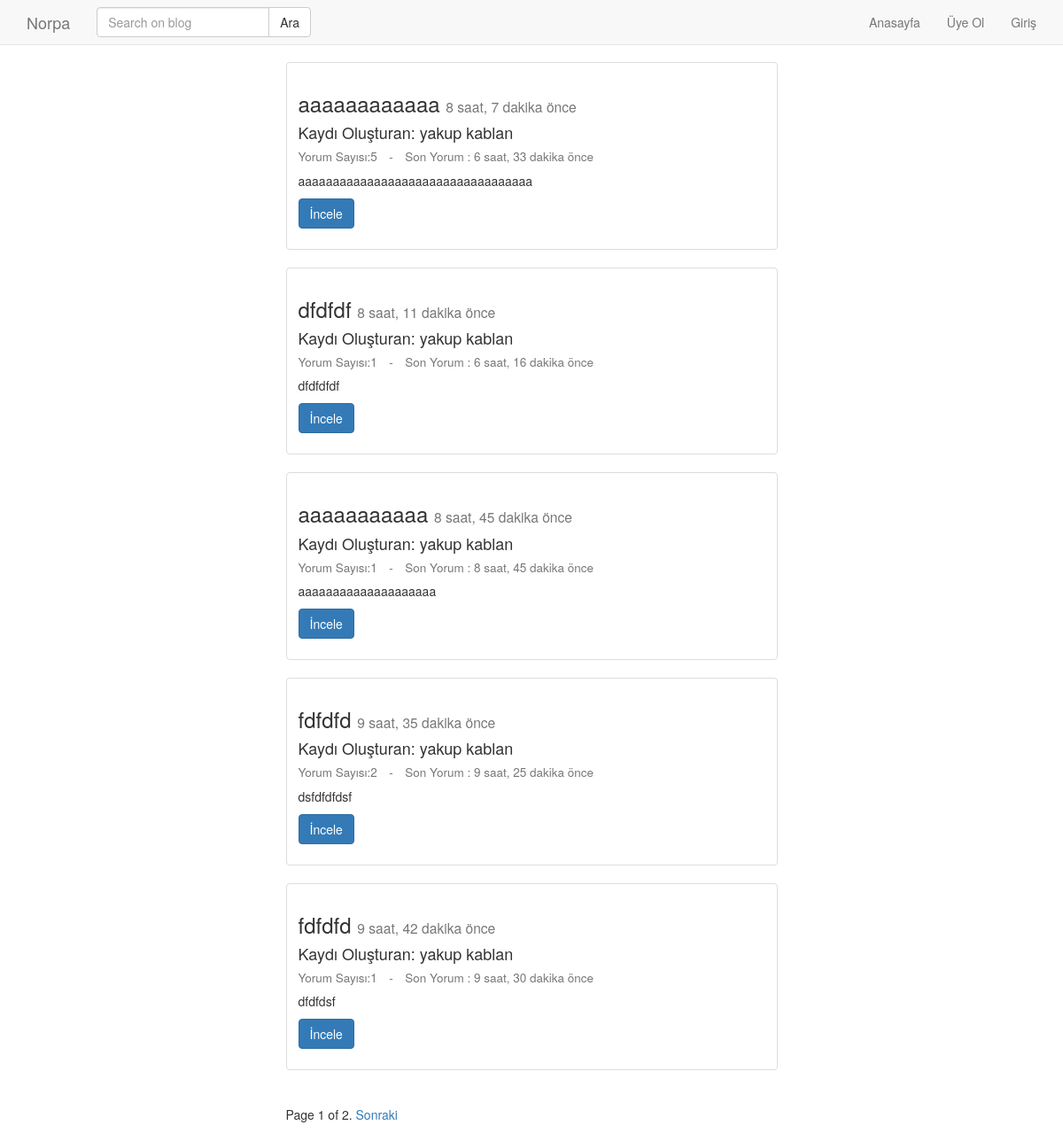
Page /post/index/ on the earlier database version.
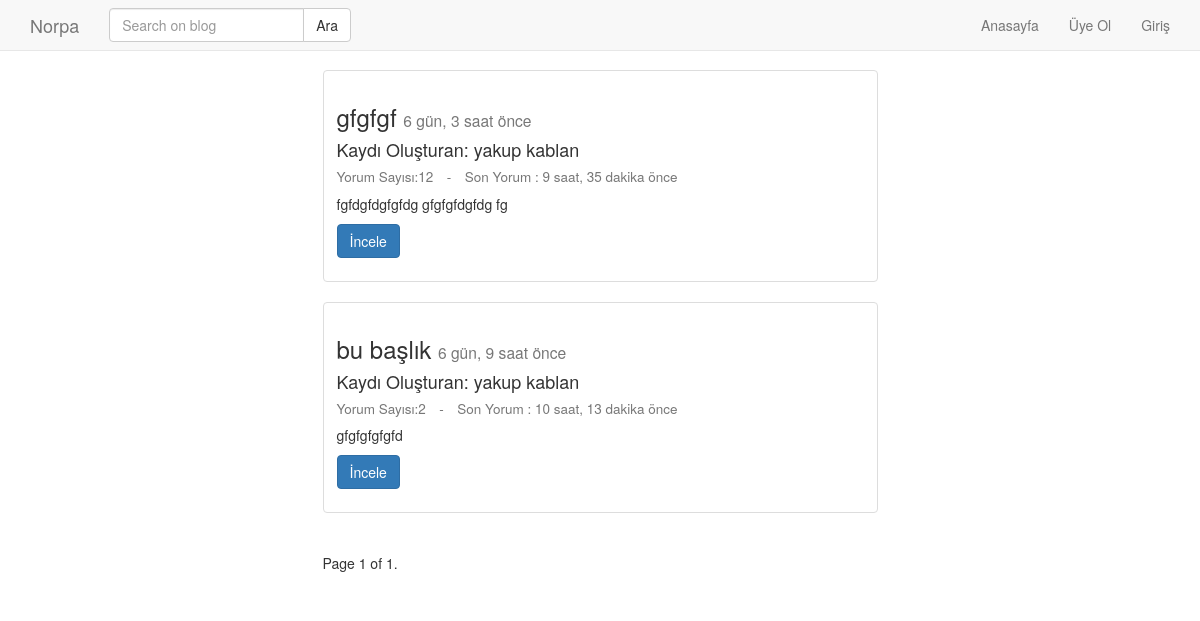
Same page on the later database version.
### post/models.py (models this page shows, shortened)
class Post(models.Model):
    customer = models.ForeignKey(Customer, on_delete=models.DO_NOTHING, verbose_name="müşteriler")
    user = models.ForeignKey('auth.User', on_delete=models.CASCADE, verbose_name="Yazar", related_name='posts')
    title = models.CharField(max_length=120, verbose_name="Başlık")
    content = RichTextField(verbose_name="İçerik")
    publishing_date = models.DateTimeField(verbose_name="Yayımlanma Tarihi", auto_now_add=True)
    image = models.FileField(blank=True, null=True, verbose_name="Resim")
    checked = models.BooleanField(default=False)
    slug = models.SlugField(unique=True, editable=False, max_length=130)
    def get_comment_count(self):
        count = Comment.objects.filter (post_id = self.id).count()
        return count
    def get_son_yorum_tarihi(self):
        try:
            comments = Comment.objects.filter(post_id = self.id)
            comment = timesince(comments.first().publishing_date)
            comment = "Son Yorum : {} önce".format(comment)
            return comment
        except AttributeError:
            return ''
    def get_absolute_url(self):
        return reverse('postt:detail', kwargs={'slug': self.slug})
    class Meta:
        ordering = ['-publishing_date']

class Comment(models.Model):
    post = models.ForeignKey(Post, on_delete=models.CASCADE, related_name='comments')
    name = models.CharField(max_length=200, verbose_name="İsim")
    content = models.TextField(verbose_name="Yorum")
    publishing_date = models.DateTimeField(auto_now_add=True)
    class Meta:
        ordering = ['-publishing_date']

### post/views.py (the view, shortened to what this page needs)
# urls.py: path('index/', post_index, name='index'),
def post_index(request):
    post_list = Post.objects.filter(checked = False)
    url = request.get_full_path()
    if (url == '/post/kapali/'):
        post_list = Post.objects.filter(checked = True)
    query = request.GET.get('q')
    paginator = Paginator(post_list, 5) # Show 25 contacts per page
    page = request.GET.get('sayfa')
    try:
        posts = paginator.page(page)
    except PageNotAnInteger:
        posts = paginator.page(1)
    except EmptyPage:
        posts = paginator.page(paginator.num_pages)
    context = {
        'posts': posts,
    }
    return render(request, 'post/index.html', context)

### templates/post/index.html (shortened to what this page needs)
{% extends 'base.html' %}
{% block body %}
    <div class="container">
        {% for post in posts %}
        <div class="row">
            <div class="col-md-6 col-md-offset-3">
              <div class="thumbnail">
                <div class="caption">
                  <h3>{{ post.title }} <small> {{post.publishing_date | timesince}} önce </small></h3>
                  <h4>Kaydı Oluşturan: {{post.user.get_full_name}} </h4>
                  <h4><small>Yorum Sayısı:{{post.get_comment_count}}&emsp;-&emsp;{{post.get_son_yorum_tarihi}}</small></h4>
                  <p>{{post.content |safe| linebreaks |truncatechars:150}}</p>
                  <p>
                        <a href="{{post.get_absolute_url}}" class="btn btn-primary" role="button">İncele</a>
                  </p>
                </div>
              </div>
            </div>
        </div>
        {% endfor %}
<div class="row">
    <div class="col-md-6 col-md-offset-3">
        <div class="pagination">
            <span class="step-links">
                <span class="current">
                    Page {{ posts.number }} of {{ posts.paginator.num_pages }}.
                </span>
                {% if posts.has_next %}
                    <a href="?sayfa={{ posts.next_page_number }} {% if request.GET.q %}&q={{ request.GET.q }} {% endif %}">Sonraki</a>
                {% endif %}
            </span>
        </div>
    </div>
</div>
{% endblock %}

Differences in the rows shown:
removed Post: title "aaaaaaaaaaaa", publishing_date "8 saat, 7 dakika", user.get_full_name "yakup kablan", get_comment_count "5", get_son_yorum_tarihi "Son Yorum : 6 saat, 33 dakika önce", content "aaaaaaaaaaaaaaaaaaaaaaaaaaaaaaaaaa"
removed Post: title "dfdfdf", publishing_date "8 saat, 11 dakika", user.get_full_name "yakup kablan", get_comment_count "1", get_son_yorum_tarihi "Son Yorum : 6 saat, 16 dakika önce", content "dfdfdfdf"
removed Post: title "aaaaaaaaaaa", publishing_date "8 saat, 45 dakika", user.get_full_name "yakup kablan", get_comment_count "1", get_son_yorum_tarihi "Son Yorum : 8 saat, 45 dakika önce", content "aaaaaaaaaaaaaaaaaaaa"
removed Post: title "fdfdfd", publishing_date "9 saat, 35 dakika", user.get_full_name "yakup kablan", get_comment_count "2", get_son_yorum_tarihi "Son Yorum : 9 saat, 25 dakika önce", content "dsfdfdfdsf"
removed Post: title "fdfdfd", publishing_date "9 saat, 42 dakika", user.get_full_name "yakup kablan", get_comment_count "1", get_son_yorum_tarihi "Son Yorum : 9 saat, 30 dakika önce", content "dfdfdsf"
now on this page (row edited): Post: title "gfgfgf", publishing_date "6 gün, 3 saat", user.get_full_name "yakup kablan", get_comment_count "12", get_son_yorum_tarihi "Son Yorum : 9 saat, 35 dakika önce", content "fgfdgfdgfgfdg gfgfgfdgfdg fg"
now on this page (row unchanged): Post: title "bu başlık", publishing_date "6 gün, 9 saat", user.get_full_name "yakup kablan", get_comment_count "2", get_son_yorum_tarihi "Son Yorum : 10 saat, 13 dakika önce", content "gfgfgfgfgfd"
Other differences:
{{ posts.paginator.num_pages }}: "2" → "1"
text no longer shown: "Sonraki"
